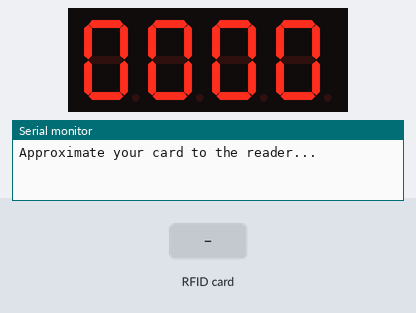
This sketch was run on a simulated ATtiny85, built with avr-gcc and run on an emulated ATtiny85. On the bench: 4-digit seven-segment display, the last lines printed to the serial monitor. The test bench sets the inputs (shaded band).

Above: at 1.2 s.
1.3 s: RFID card 93 0C 78 92 held to the reader
At 2.5 s:
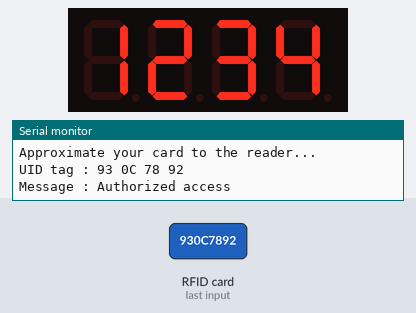
2.8 s: RFID card 5E 7A 19 C4 held to the reader
Timing chart, 0 to 5.8 s (numbered marks = the images above; inputs shaded):
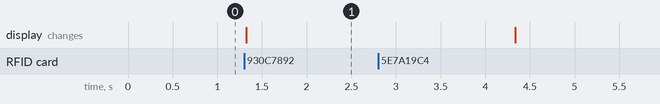

Measured:
- after the input at 1.3 s, the display: changes at once (image 1)

The sketch:

combined.ino
```cpp
#include <SPI.h>
#include <MFRC522.h>

#define SS_PIN 10
#define RST_PIN 9
MFRC522 mfrc522(SS_PIN, RST_PIN);   // Create MFRC522 instance.

#include <Wire.h> // Enable this line if using Arduino Uno, Mega, etc.
#include <Adafruit_GFX.h>
#include "Adafruit_LEDBackpack.h"

Adafruit_7segment matrix = Adafruit_7segment();

void setup()
{
#ifndef __AVR_ATtiny85__
  Serial.begin(9600);
  Serial.println("7 Segment Backpack Test");
#endif
  matrix.begin(0x70);
  DisplayCode(0, 0, 0, 0);
  Serial.begin(9600);   // Initiate a serial communication
  SPI.begin();      // Initiate  SPI bus
  mfrc522.PCD_Init();   // Initiate MFRC522
  Serial.println("Approximate your card to the reader...");
  Serial.println();

}
void loop()
{
  // Look for new cards
  if ( ! mfrc522.PICC_IsNewCardPresent())
  {
    return;
  }
  // Select one of the cards
  if ( ! mfrc522.PICC_ReadCardSerial())
  {
    return;
  }
  //Show UID on serial monitor
  Serial.print("UID tag :");
  String content= "";
  byte letter;
  for (byte i = 0; i < mfrc522.uid.size; i++)
  {
     Serial.print(mfrc522.uid.uidByte[i] < 0x10 ? " 0" : " ");
     Serial.print(mfrc522.uid.uidByte[i], HEX);
     content.concat(String(mfrc522.uid.uidByte[i] < 0x10 ? " 0" : " "));
     content.concat(String(mfrc522.uid.uidByte[i], HEX));
  }
  Serial.println();
  Serial.print("Message : ");
  content.toUpperCase();
  if (content.substring(1) == "93 0C 78 92") //change here the UID of the card/cards that you want to give access
  {
    Serial.println("Authorized access");
    Serial.println();
    DisplayCode(1, 2, 3, 4);
    delay(3000);
  }

 else   {
    Serial.println(" Access denied");
    Serial.println();
    DisplayCode(0, 0, 0, 0);
    delay(3000);
  }
}

  void DisplayCode(int num1, int num2, int num3, int num4){
    matrix.writeDigitNum(0, num1, false);
    matrix.writeDigitNum(1, num2, false);
    matrix.drawColon(false);
    matrix.writeDigitNum(3, num3, false);
    matrix.writeDigitNum(4, num4, false);
    matrix.writeDisplay();
  }
```
